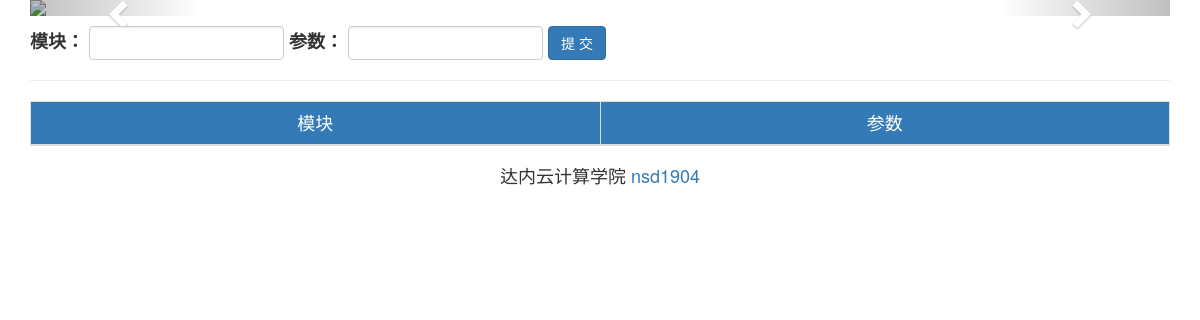
The app's page /webadmin/addmodules/, older data.
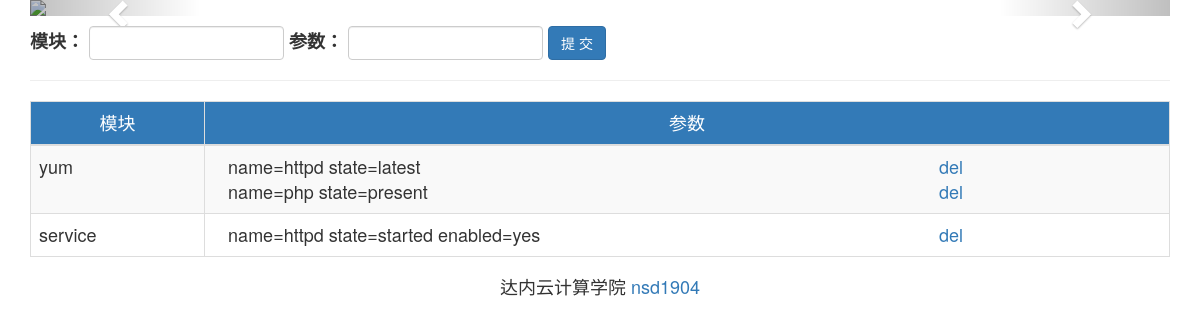
The same page, newer data.
### webadmin/models.py (models this page shows, shortened)
class Module(models.Model):
    modulename = models.CharField(max_length=50, unique=True)

class Argument(models.Model):
    arg_text = models.CharField(max_length=200)
    module = models.ForeignKey(Module)

### webadmin/views.py (the view, shortened to what this page needs)
def add_modules(request):
    modules = Module.objects.all()
    return render(request, 'add_modules.html', {'modules': modules})

### templates/add_modules.html (shortened to what this page needs)
{% extends 'base.html' %}
{% load static %}
{% block content %}
    <div class="row h4">
        <div class="col-sm-12">
            <form action="" class="form-inline" method="post">
                <div class="form-group">
                    <label>模块：</label>
                    <input class="form-control" type="text" name="mod">
                </div>
                <div class="form-group">
                    <label>参数：</label>
                    <input class="form-control" type="text" name="param">
                </div>
                <div class="form-group">
                    <input class="btn btn-primary" type="submit" value="提 交">
                </div>
            </form>
        </div>
    </div>
    <hr>
    <table class="table table-bordered table-hover table-striped h4">
        <thead>
            <tr class="bg-primary text-center">
                <td>模块</td>
                <td>参数</td>
            </tr>
        </thead>
        {% for module in modules %}
            <tr>
                <td>{{ module.modulename }}</td>
                <td>
                    <ul class="list-unstyled">
                        {% for arg in module.argument_set.all %}
                            <li>
                                <div class="col-sm-9">
                                    {{ arg.arg_text }}
                                </div>
                                <div class="col-sm-3">
                                    <a href="{% url 'del_arg' arg.id %}">
                                        del
                                    </a>
                                </div>
                            </li>
                        {% endfor %}
                    </ul>
                </td>
            </tr>
        {% endfor %}
    </table>
{% endblock %}

### templates/base.html (shortened to what this page needs)
{% load static %}
<!DOCTYPE html>
<html lang="en">
<head>
    <link rel="stylesheet" href="{% static 'css/bootstrap.min.css' %}">
</head>
<body>
<div class="container">
    <div id="linux-carousel" class="carousel slide">
        <div class="carousel-inner">
            <div class="item active">
                <a href="http://www.sogou.com" target="_blank">
                    <img src="{% static 'imgs/first.jpg' %}">
                </a>
            </div>
        </div>
        <a href="#linux-carousel" data-slide="prev" class="carousel-control left">
            <span class="glyphicon glyphicon-chevron-left"></span>
        </a>
        <a href="#linux-carousel" data-slide="next" class="carousel-control right">
            <span class="glyphicon glyphicon-chevron-right"></span>
        </a>
    </div>
    {% block content %}{% endblock %}
    <div class="h4 text-center">
        达内云计算学院 <a href="#">nsd1904</a>
    </div>
</div>
</body>
</html>

Row changes from the older to the newer data that the page shows:
added Module: modulename "yum"
added Argument: arg_text "name=httpd state=latest", shown under "yum"
added Argument: arg_text "name=php state=present", shown under "yum"
added Module: modulename "service"
added Argument: arg_text "name=httpd state=started enabled=yes", shown under "service"
